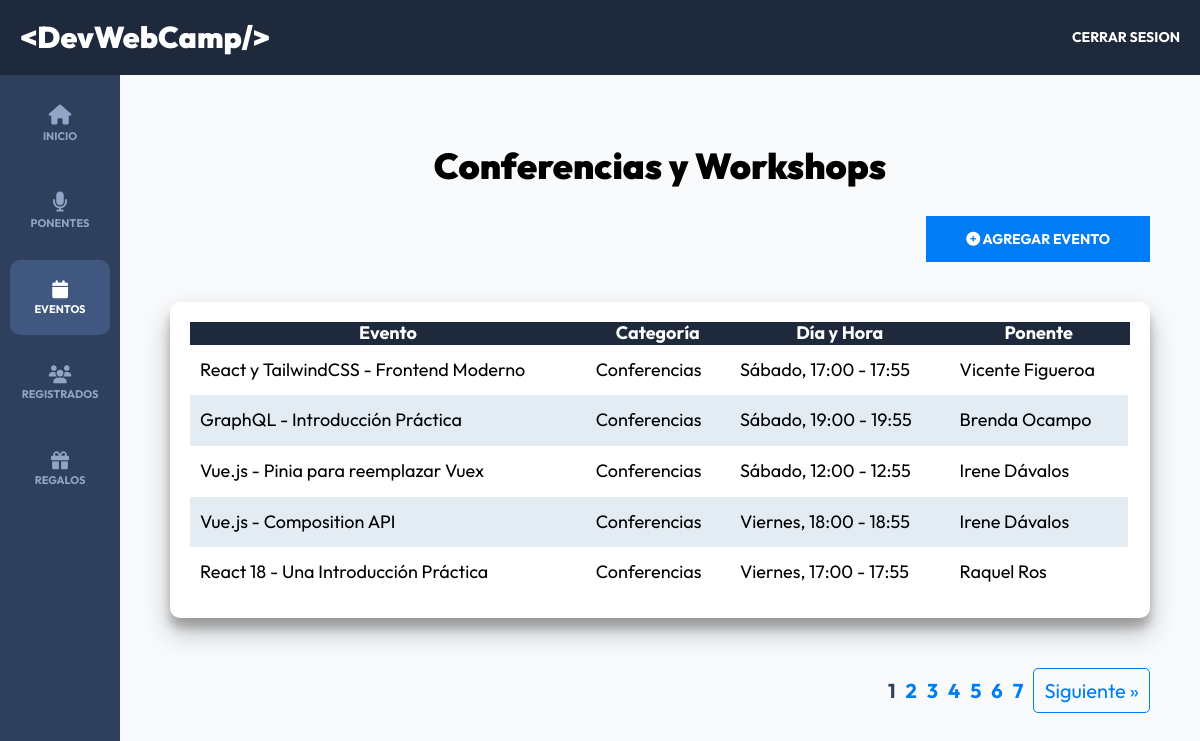
The page /admin/eventos?page=1 (signed in) on the database its author committed.
### tables this page shows
CREATE TABLE `eventos` (
  `id` int NOT NULL AUTO_INCREMENT,
  `nombre` varchar(120) DEFAULT NULL,
  `descripcion` text,
  `disponibles` int DEFAULT NULL,
  `categoria_id` int DEFAULT NULL,
  `dia_id` int DEFAULT NULL,
  `hora_id` int DEFAULT NULL,
  `ponente_id` int DEFAULT NULL,
  PRIMARY KEY (`id`),
  KEY `fk_eventos_dias_idx` (`dia_id`),
  KEY `fk_eventos_categorias_idx` (`categoria_id`),
  KEY `fk_eventos_horas_idx` (`hora_id`),
  KEY `fk_eventos_ponentes_idx` (`ponente_id`),
  CONSTRAINT `fk_eventos_categorias` FOREIGN KEY (`categoria_id`) REFERENCES `categorias` (`id`) ON DELETE SET NULL ON UPDATE SET NULL,
  CONSTRAINT `fk_eventos_dias` FOREIGN KEY (`dia_id`) REFERENCES `dias` (`id`) ON DELETE SET NULL ON UPDATE SET NULL,
  CONSTRAINT `fk_eventos_horas` FOREIGN KEY (`hora_id`) REFERENCES `horas` (`id`) ON DELETE SET NULL ON UPDATE SET NULL,
  CONSTRAINT `fk_eventos_ponentes` FOREIGN KEY (`ponente_id`) REFERENCES `ponentes` (`id`) ON DELETE SET NULL ON UPDATE SET NULL
);

CREATE TABLE `categorias` (
  `id` int NOT NULL AUTO_INCREMENT,
  `nombre` varchar(45) DEFAULT NULL,
  PRIMARY KEY (`id`)
);

CREATE TABLE `dias` (
  `id` int NOT NULL AUTO_INCREMENT,
  `nombre` varchar(15) DEFAULT NULL,
  PRIMARY KEY (`id`)
);

CREATE TABLE `horas` (
  `id` int NOT NULL AUTO_INCREMENT,
  `hora` varchar(13) DEFAULT NULL,
  PRIMARY KEY (`id`)
);

CREATE TABLE `ponentes` (
  `id` int NOT NULL AUTO_INCREMENT,
  `nombre` varchar(40) DEFAULT NULL,
  `apellido` varchar(40) DEFAULT NULL,
  `ciudad` varchar(20) DEFAULT NULL,
  `pais` varchar(20) DEFAULT NULL,
  `imagen` varchar(32) DEFAULT NULL,
  `tags` varchar(120) DEFAULT NULL,
  `redes` text,
  PRIMARY KEY (`id`)
);

### controllers/EventosController.php (called while the page is built, shortened)
<?php
class EventosController{
    public static function index(Router $router){
        $pagina_actual = filter_var($_GET["page"] ?? "", FILTER_VALIDATE_INT);
        $registros_por_pagina = 5;
        $total_registros = Evento::total();
        $paginacion = new Paginacion($pagina_actual,  $registros_por_pagina, $total_registros);
        $eventos = Evento::paginar($registros_por_pagina, $paginacion->offset());
        foreach($eventos as $evento){
            $evento->categoria = Categoria::find($evento->categoria_id);
            $evento->dia = Dia::find($evento->dia_id);
            $evento->hora = Hora::find($evento->hora_id);
            $evento->ponente = Ponente::find($evento->ponente_id);
        }
        $router->render("admin/eventos/index",[
            "titulo" => "Conferencias y Workshops",
            "eventos" => $eventos,
            "paginacion" => $paginacion->paginacion()
        ]);
    }
}

### public/index.php (called while the page is built, shortened)
<?php
$router = new Router();
$router->get('/', [AuthController::class, 'login']);
$router->get('/login', [AuthController::class, 'login']);
$router->post('/login', [AuthController::class, 'login']);
$router->post('/logout', [AuthController::class, 'logout']);
$router->get('/registro', [AuthController::class, 'registro']);
$router->post('/registro', [AuthController::class, 'registro']);
$router->get('/olvide', [AuthController::class, 'olvide']);
$router->post('/olvide', [AuthController::class, 'olvide']);
$router->get('/reestablecer', [AuthController::class, 'reestablecer']);
$router->post('/reestablecer', [AuthController::class, 'reestablecer']);
$router->get('/mensaje', [AuthController::class, 'mensaje']);
$router->get('/confirmar-cuenta', [AuthController::class, 'confirmar']);
$router->get('/admin/dashboard', [DashboardController::class, 'index']);
$router->get('/admin/ponentes', [PonentesController::class, 'index']);
$router->get('/admin/ponentes/crear', [PonentesController::class, 'crear']);
$router->post('/admin/ponentes/crear', [PonentesController::class, 'crear']);
$router->get('/admin/ponentes/editar', [PonentesController::class, 'editar']);
$router->post('/admin/ponentes/editar', [PonentesController::class, 'editar']);
$router->post('/admin/ponentes/eliminar', [PonentesController::class, 'eliminar']);
$router->get('/admin/eventos', [EventosController::class, 'index']);
$router->get('/admin/eventos/crear', [EventosController::class, 'crear']);
$router->post('/admin/eventos/crear', [EventosController::class, 'crear']);
$router->get('/admin/eventos/editar', [EventosController::class, 'editar']);
$router->post('/admin/eventos/editar', [EventosController::class, 'editar']);
$router->post('/admin/eventos/eliminar', [EventosController::class, 'eliminar']);
$router->get('/api/eventos-horario', [APIEventos::class, 'index']);
$router->get('/api/ponentes', [APIPonentes::class, 'index']);
$router->get('/admin/registrados', [RegistradosController::class, 'index']);
$router->get('/admin/regalos', [RegalosController::class, 'index']);
$router->comprobarRutas();

### models/ActiveRecord.php (called while the page is built, shortened)
<?php
class ActiveRecord {
    protected static $db;
    protected static $tabla = '';
    public static function setDB($database) {
        self::$db = $database;
    }
    public static function consultarSQL($query) {
        $resultado = self::$db->query($query);
        $array = [];
        while($registro = $resultado->fetch_assoc()) {
            $array[] = static::crearObjeto($registro);
        }
        return $array;
    }
    protected static function crearObjeto($registro) {
        $objeto = new static;
        foreach($registro as $key => $value ) {
            if(property_exists( $objeto, $key  )) {
                $objeto->$key = $value;
            }
        }
        return $objeto;
    }
    public static function find($id) {
        $query = "SELECT * FROM " . static::$tabla  ." WHERE id = {$id}";
        $resultado = self::consultarSQL($query);
        return array_shift( $resultado ) ;
    }
    public static function paginar($por_pagina, $offset){
        $query = "SELECT * FROM " . static::$tabla . " ORDER BY id DESC LIMIT {$por_pagina} OFFSET {$offset}" ;
        $resultado = self::consultarSQL($query);
        return $resultado;
    }
    public static function total(){
        $query = "SELECT COUNT(*) FROM " . static::$tabla;
        $resultado = self::$db->query($query);
        $total = $resultado->fetch_array();
        return array_shift($total);
    }
}

### views/admin/eventos/index.php (the view)
<h2 class="dashboard__heading"><?php echo $titulo;?></h2>
<div class="dashboard__contenedor-boton">
    <a href="/admin/eventos/crear" class="dashboard__boton">
        <li class="fa-solid fa-circle-plus"></li>
        Agregar Evento
    </a>
</div>
<div class="dashboard__contenedor">
    <?php if(!empty($eventos)){?>
        <table class="table">
            <thead class="table__thead">
                <tr>
                    <th scope="col" class="table_th">Evento</th>
                    <th scope="col" class="table_th">Categoría</th>
                    <th scope="col" class="table_th">Día y Hora</th>
                    <th scope="col" class="table_th">Ponente</th>
                    <th scope="col" class="table_th"></th>
                </tr>
            </thead>
            <tbody class="table__tbody">
                <?php foreach($eventos as $evento){?>
                    <tr class="table__tr">
                        <td class="table__td">
                            <?php echo $evento->nombre;?>
                        </td>
                        <td class="table__td">
                            <?php echo $evento->categoria->nombre;?>
                        </td>
                        <td class="table__td">
                            <?php echo $evento->dia->nombre . ", ". $evento->hora->hora;?>
                        </td>
                        <td class="table__td">
                            <?php echo $evento->ponente->nombre . " ". $evento->ponente->apellido;?>
                        </td>
                    </tr>
                <?php }?>
            </tbody>
        </table>
    <?php } else{?>
        <p class="text-center">No hay eventos aún</p>
    <?php }?>
</div>
<?php
 echo $paginacion;
?>

### rows shown on the page
eventos: nombre "React y TailwindCSS - Frontend Moderno", categoria.nombre "Conferencias", dia.nombre "Sábado", hora.hora "17:00 - 17:55", ponente.nombre "Vicente", ponente.apellido "Figueroa"
eventos: nombre "GraphQL - Introducción Práctica", categoria.nombre "Conferencias", dia.nombre "Sábado", hora.hora "19:00 - 19:55", ponente.nombre "Brenda", ponente.apellido "Ocampo"
eventos: nombre "Vue.js - Pinia para reemplazar Vuex", categoria.nombre "Conferencias", dia.nombre "Sábado", hora.hora "12:00 - 12:55", ponente.nombre "Irene", ponente.apellido "Dávalos"
eventos: nombre "Vue.js - Composition API", categoria.nombre "Conferencias", dia.nombre "Viernes", hora.hora "18:00 - 18:55", ponente.nombre "Irene", ponente.apellido "Dávalos"
eventos: nombre "React 18 - Una Introducción Práctica", categoria.nombre "Conferencias", dia.nombre "Viernes", hora.hora "17:00 - 17:55", ponente.nombre "Raquel", ponente.apellido "Ros"

### other values the page prints
$titulo "Conferencias y Workshops"
